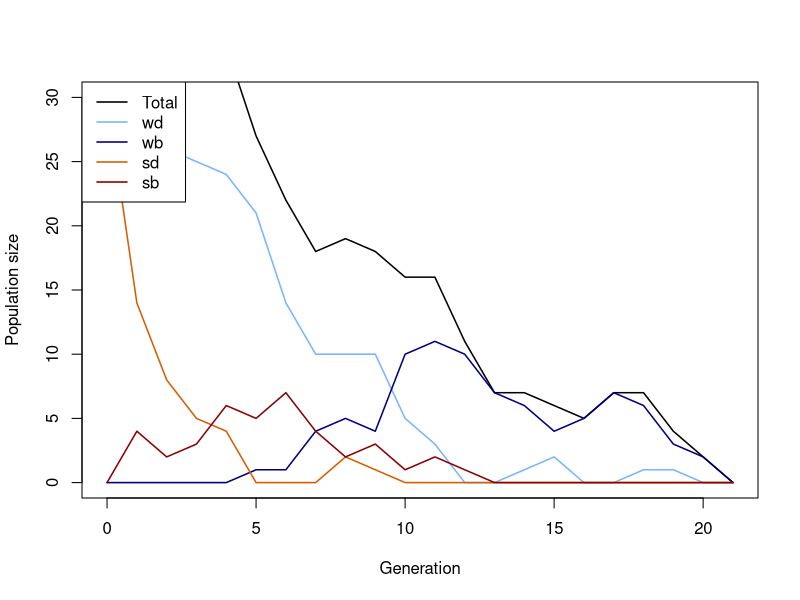
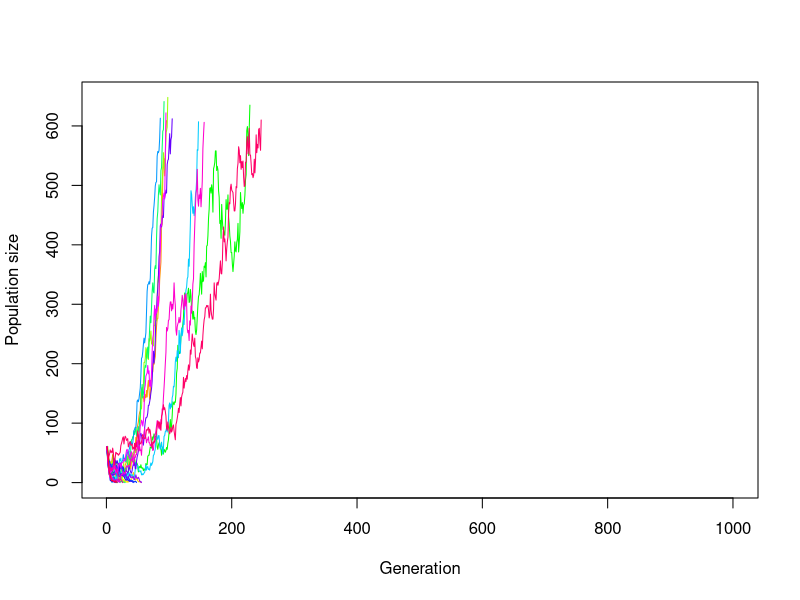
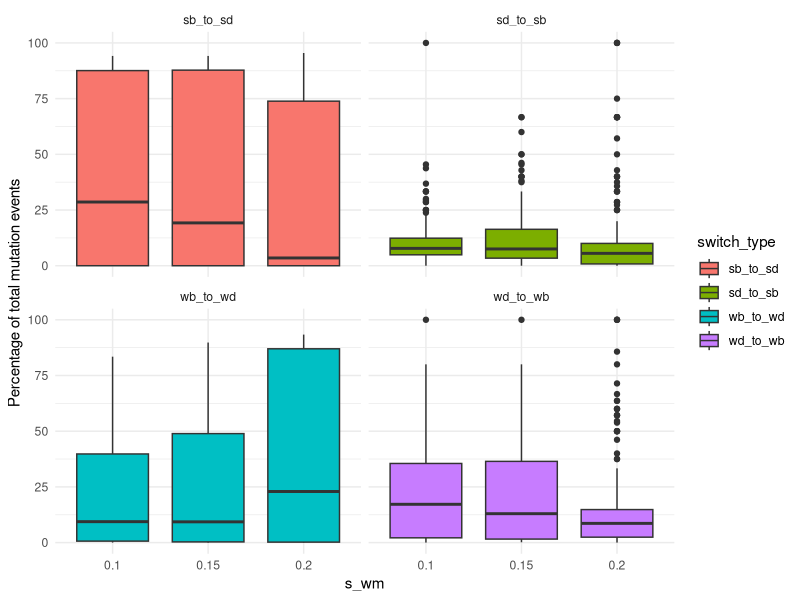
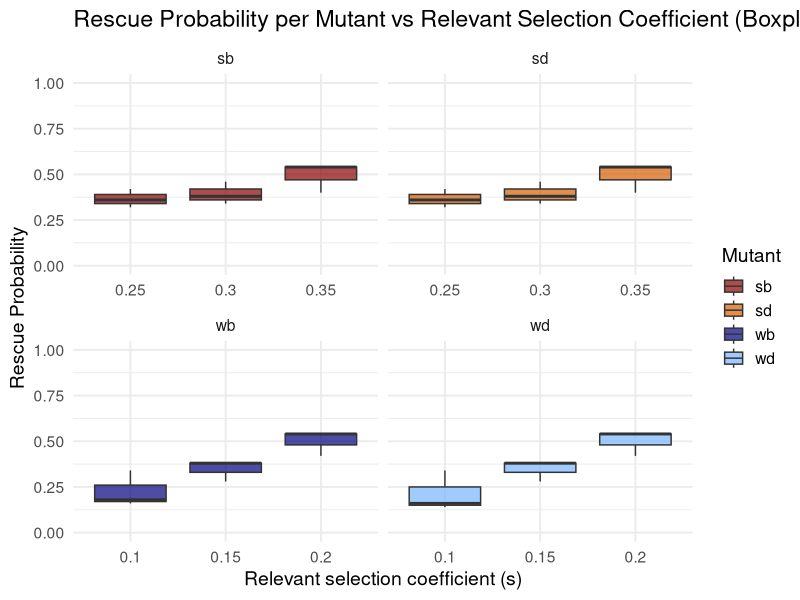
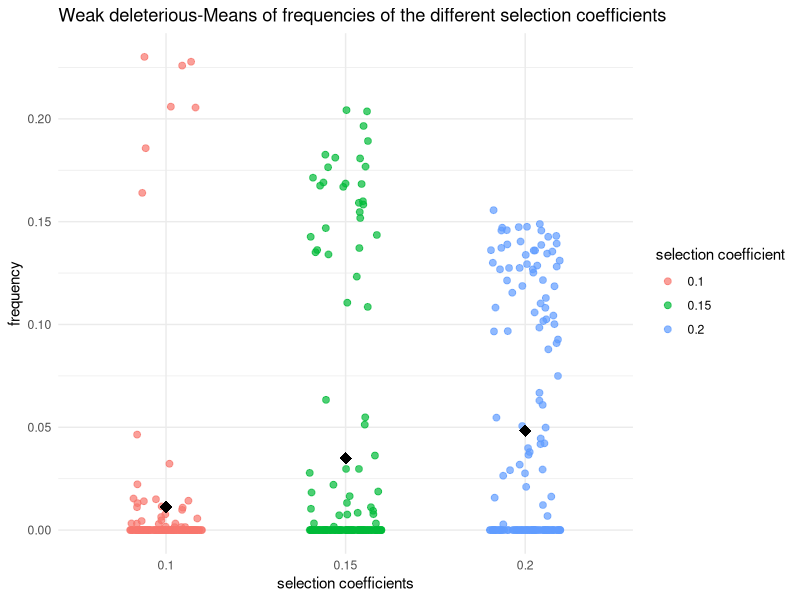
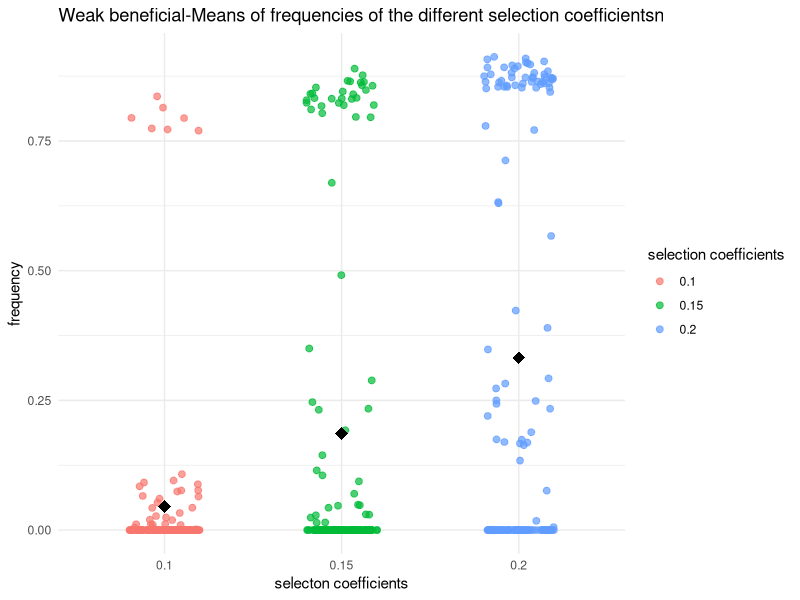
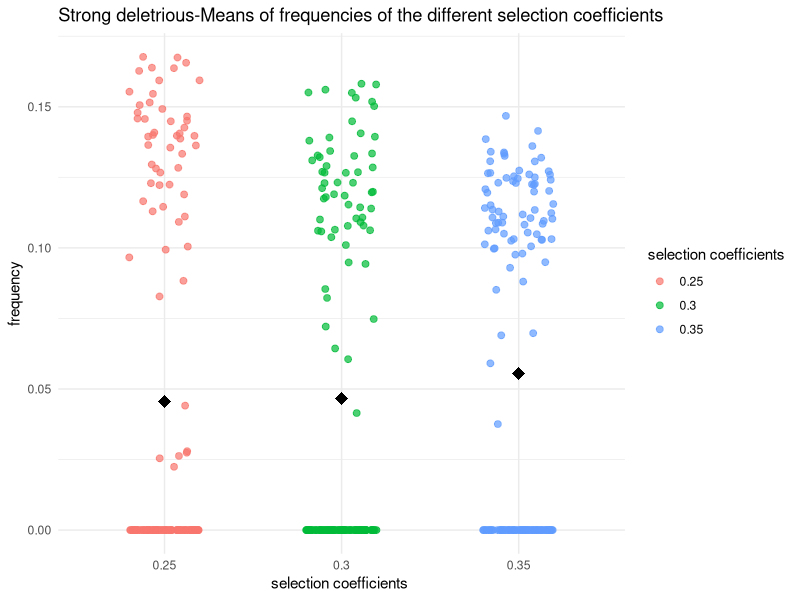
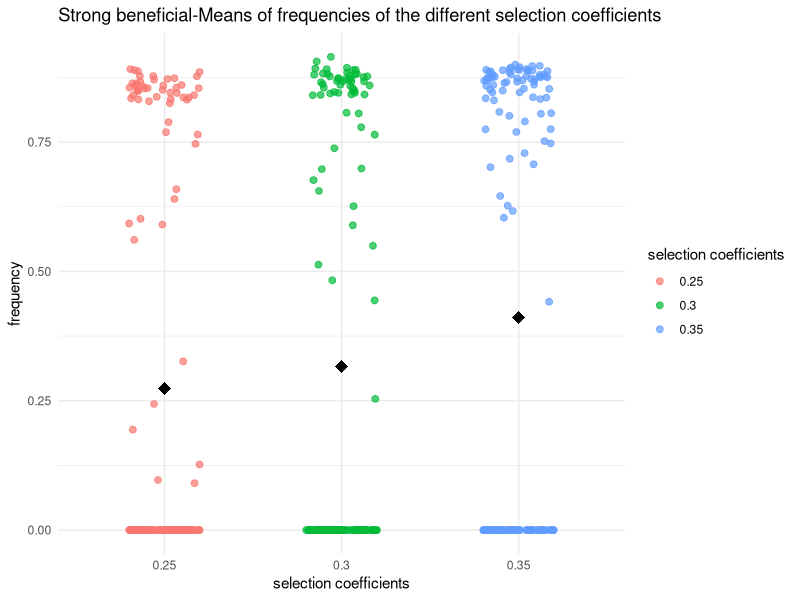

The R source for these figures, in order:
## ---- chunk 1
# Function for simulating one generation in the Population
# adding the population sizes, decay rates, selection coefficients and mutation rates
simulate_one_gen <- function(N_wd, N_wb, N_sd, N_sb, decay_rate_wm, decay_rate_sm, s_wm, s_sm, m_rate_wm, m_rate_sm) {
  
  # draw Offspring according to Poisson Distribution
  # altered so all four different mutations are considered 
  # for deleterious mutations the s is calculated minus (negative effect) and for the beneficial mutation the s is added (positive effect)
  
  offsp_wd <- rpois(1, N_wd * (1-decay_rate_wm-s_wm))
  offsp_wb <- rpois(1, N_wb * (1-decay_rate_wm+s_wm))
  offsp_sd <- rpois(1, N_sd * (1-decay_rate_sm-s_sm))
  offsp_sb <- rpois(1, N_sb * (1-decay_rate_sm+s_sm))
  
  # draw changing Mutants according to Poisson Distribution
  # alterations considering the for different mutations 
  
  mut_wd_to_wb <- rpois(1, offsp_wd * m_rate_wm)
  mut_sd_to_sb <- rpois(1, offsp_sd * m_rate_sm)
  mut_wb_to_wd <- rpois(1, offsp_wb * m_rate_wm)
  mut_sb_to_sd <- rpois(1, offsp_sb * m_rate_sm)
  
  # determine new Population Sizes of all four Mutants (2 versions of weak Mutations   and 2   versions of strong Mutations)
  # to account for back mutations as well (beneficial to deleterious), mutations rates for these cases are added (mut_b_to_d)
  
  N_wd_new <- max(offsp_wd - mut_wd_to_wb+ mut_wb_to_wd,0)
  N_wb_new <- max(offsp_wb - mut_wb_to_wd+ mut_wd_to_wb,0)
  N_sd_new <- max(offsp_sd - mut_sd_to_sb+ mut_sb_to_sd,0)
  N_sb_new <- max(offsp_sb - mut_sb_to_sd+ mut_sd_to_sb,0)
  
  # with the return function, the new values for population sizes are stored
  
   # Return new population sizes and mutation changes
  return(list(
    N_wd_new = N_wd_new,
    N_wb_new = N_wb_new,
    N_sd_new = N_sd_new,
    N_sb_new = N_sb_new,
    mut_wb_to_wd = mut_wb_to_wd,
    mut_wd_to_wb = mut_wd_to_wb,
    mut_sb_to_sd = mut_sb_to_sd,
    mut_sd_to_sb = mut_sd_to_sb
  ))
}
  # with print we visualize the numbers we get for the population sizes and mutation changes, we simulate the population by setting our parameters to certain values 


print(simulate_one_gen(N_wd=30, N_wb=0, N_sd=30, N_sb=0, decay_rate_wm=0.05, decay_rate_sm=0.1, s_wm=0.1, s_sm=0.2, m_rate_wm=0.05, m_rate_sm=0.07))
## ---- chunk 2
# Simulation runs until the 1000th Generation

max_gen=1000

#With this function we simulate over generations, we put initial population sizes of the four mutations, with the parameter max_gen we determine that our simulation maximally runs until the 1000th generation

simulate_pop <- function(init_wd, init_wb,  init_sd, init_sb, decay_rate_wm, decay_rate_sm, s_wm, s_sm, m_rate_wm, m_rate_sm, max_gen) {
  
  # Create the Vector in which to save the Results
  pop_vector <- c(init_wd,init_wb, init_sd, init_sb)
  
  # initiate the variables
  pop_new <- c(init_wd, init_wb, init_sd, init_sb)
  
  # defining counters for mutation changes
  count_wb_to_wd <- 0
  count_wd_to_wb <- 0
  count_sb_to_sd <- 0
  count_sd_to_sb <- 0
  total_mut_events <- 0
  
  # run the Simulation until Generation max_gen
  for (i in 1:(max_gen + 1)) {
    
    # redefine the current Population one Generation later
    results <- simulate_one_gen(pop_new[1],pop_new[2],pop_new[3],pop_new[4], decay_rate_wm, decay_rate_sm, s_wm, s_sm, m_rate_wm, m_rate_sm)
    
    # add the new Population Sizes to the Output Vector
    pop_new <- c(results$N_wd_new, results$N_wb_new, results$N_sd_new, results$N_sb_new)
    pop_vector <- rbind(pop_vector,pop_new)
    
     # count for tracking Mutations
    count_wb_to_wd <- count_wb_to_wd + results$mut_wb_to_wd
    count_wd_to_wb <- count_wd_to_wb + results$mut_wd_to_wb
    count_sb_to_sd <- count_sb_to_sd + results$mut_sb_to_sd
    count_sd_to_sb <- count_sd_to_sb + results$mut_sd_to_sb
    total_mut_events <- total_mut_events + results$mut_wb_to_wd + results$mut_wd_to_wb +
      results$mut_sb_to_sd + results$mut_sd_to_sb
      
    # Condition to stop the Simulation before max_gen: either the Population exceeds 10 Times the Original Population Size, or it goes extinct
    
    if ((sum(pop_new) >= 10 * sum(c(init_wd, init_wb, init_sd, init_sb))) || sum(pop_new) == 0)
      break

}
    # calculating Mutation Frequencies percent
    if (total_mut_events > 0) {
    freq_wb_to_wd <- 100 * count_wb_to_wd / total_mut_events
    freq_wd_to_wb <- 100 * count_wd_to_wb / total_mut_events
    freq_sb_to_sd <- 100 * count_sb_to_sd / total_mut_events
    freq_sd_to_sb <- 100 * count_sd_to_sb / total_mut_events
  } else {
    freq_wb_to_wd <- freq_wd_to_wb <- freq_sb_to_sd <- freq_sd_to_sb <- 0
  }  
  # Define the Row and Column Names of the Output Vector
  rownames(pop_vector) <- (0:max_gen)[1:length(pop_vector[,1])] 
  
  # the colom-names in our vectors are according to our mutations (wd, wb, sd, sb)
  
  colnames(pop_vector) <- c("wd","wb", "sd", "sb")
  
    
  
  # Return mutation results
  return(list(
    population = pop_vector,
    switch_stats = data.frame(
      wb_to_wd = freq_wb_to_wd,
      wd_to_wb = freq_wd_to_wb,
      sb_to_sd = freq_sb_to_sd,
      sd_to_sb = freq_sd_to_sb
    )
  ))
}
  



# Test the Function and plot the Result

max_gen <- 100

# Simulation Data with certain values determined

output <- simulate_pop(init_wd=30, init_wb=0,  init_sd=30, init_sb=0, decay_rate_wm=0.05, decay_rate_sm=0.1, s_wm=0.1, s_sm=0.2, m_rate_wm=0.05, m_rate_sm=0.07,max_gen)

# show the last few Lines of the Data Table

print(tail(output))

# extracting Population-Matrix 
pop_matrix <- output$population

# assign frequencies of mutation changes
switch_stats <- output$switch_stats


# determine x Axis Range 
x_range <- 0:(nrow(pop_matrix)-1)

# plot the Output
# this plots the total Population Size-black line visible in the plot
plot(x_range, pop_matrix[,1] + pop_matrix[,2] + pop_matrix[,3] + pop_matrix[,4],
     type='l', ylim=c(0,max(pop_matrix)), xlab="Generation", ylab="Population size",
     col="black", lwd=1.5)

# adding each mutant
lines(x_range, pop_matrix[,1], col="#77b5fe", lwd=1.5) # wd
lines(x_range, pop_matrix[,2], col="navyblue", lwd=1.5) # wb
lines(x_range, pop_matrix[,3], col="#D55E00", lwd=1.5) # sd
lines(x_range, pop_matrix[,4], col="darkred", lwd=1.5) # sb

# Legend
legend("topleft",
       legend=c("Total","wd","wb","sd","sb"),
       col=c("black","#77b5fe","navyblue","#D55E00","darkred"),
       lty=1, lwd=1.5)

# output of mutation changes in per cent
print(switch_stats)

## ---- chunk 3
# code for plotting the result of different populations in one plot
init_wd <- 30
init_wb <- 0
init_sd <- 30
init_sb <- 0
m_rate_wm <- 0.05 
m_rate_sm <- 0.07
decay_rate_wm <- 0.05
decay_rate_sm <- 0.1
s_wm <- 0.1
s_sm <- 0.2
max_gen <- 1000
replicates <- 30


# defining Data Frame to save one Row (Population Size for multiple Generations until max_gen) after one Loop
temp_output <- data.frame(array(NA, dim = c(0,max_gen)))
# defining Data Frame to save all Results from Loop
final_output <- data.frame(array(NA, dim = c(replicates,max_gen)))
# defining a Set of colors in order to color each Line differently
lines_colors <- rainbow(replicates)

# simulating a population multiple times
for (i in 1:replicates) {
  temp_output <- simulate_pop(
    init_wd, init_wb, init_sd, init_sb,
    decay_rate_wm, decay_rate_sm,
    s_wm, s_sm,
    m_rate_wm, m_rate_sm,
    max_gen = max_gen)
  # extract Pop Matrix
  pop_matrix <- temp_output$population
  
  # calculate Row Sums
  temp_output <- rowSums(pop_matrix[, c("wd", "wb", "sd", "sb")])
  # adding to Result Table
  final_output[i, 1:length(temp_output)]<-temp_output
}

# defining end_gen which is as long as the last Generation where the pop size is an actual Number and not NA yet
end_gen<-tail(which(!is.na(final_output[1,])), 1)
# Plot first Line / first Population
plot(x=1:max_gen,y=final_output[1,1:max_gen],type='l',ylim=c(0,max(final_output, na.rm = TRUE)),xlab =  "Generation",ylab = "Population size", col = lines_colors[1])
# Loop for plotting each Row of Data Table / Population as a Line in the Plot
for (i in 1:replicates) {
  
  end_gen<-tail(which(!is.na(final_output[i,])), 1)
  # each line gets assigned to a Color of lines_colors
  lines(x=1:max_gen,y=final_output[i,1:max_gen], col=lines_colors[i])
  
  
}
## ---- chunk 4
# set some Parameters to fixed Values

init_wd <- 30
init_wb <- 0
init_sd <- 30
init_sb <- 0
m_rate_wm <- 0.05
m_rate_sm <- 0.07
decay_rate_wm <- 0.05
decay_rate_sm <- 0.1
s_wm <- 0.1
s_sm <- 0.2
max_gen <- 1000
# determine how often to run the Simulation for each set of Parameters
no_replicates <- 50


# set Parameters to vary
s_values_wm <- c(0.10,0.15,0.2)
s_values_sm <- c(0.25,0.30,0.35)
#Commented to vary always only one variable
#m_values_wm <- c(0.001,0.01,0.05)
#m_values_sm <- c(0.05,0.1,0.15)


# initialize Data Table - where to collect the Results
data_table <- c()
data_table_wd<- c()
data_table_wb<- c()
data_table_sd<- c()
data_table_sb<- c()
# empty list to save rescue results
rescue_results <- data.frame(
  s_wm = numeric(),
  s_sm = numeric(),
  replicate = integer(),
  rescued = integer()
)

# preparing list to save mutation changes (in per cent) for all replicates - only if they exist
switch_stats_all <- data.frame(
  s_wm = numeric(),
  s_sm = numeric(),
  replicate = integer(),
  wb_to_wd = numeric(),
  wd_to_wb = numeric(),
  sb_to_sd = numeric(),
  sd_to_sb = numeric()
)

library(dplyr)
library(ggplot2)
library(tidyr)

# define total runs and rescue count
total_runs<-0
rescue_count<-0
# run the Simulation across all chosen parameters
# loop over mutation rates
#for(mval_wm in m_values_wm){
 # for(mval_sm in m_values_sm){
    # loop over Selection strength
    for(sval_wm in s_values_wm){
      for(sval_sm in s_values_sm){
        # different Way of running many Simulations: make Replicates using "repeat" Function         with a counter i
        # reset Counter
        i<-1
        
        repeat {
          # increase Counter by one
          i<-i+1
          # defining total runs
          total_runs <- total_runs + 1
          # run the Simulation once
          one_run <- simulate_pop(init_wd, init_wb, init_sd, init_sb,
                                  decay_rate_wm, decay_rate_sm,
                                  sval_wm, sval_sm, m_rate_wm,m_rate_sm, max_gen)
          
          # determine total Population Sizes
         pop_matrix <- one_run$population


         total_size <- rowSums(pop_matrix)
          
  # defining popuation matrix
  pop_matrix <- one_run$population
  # calculating total size (1 row is equal to total pop size, meaning adding up all columns)
  total_size <- rowSums(pop_matrix)
# saving mutation changes  
 if (!is.null(one_run$switch_stats) && nrow(one_run$switch_stats) > 0) {
  switch_stats <- one_run$switch_stats
  switch_stats_all <- rbind(
    switch_stats_all,
    data.frame(
      s_wm = sval_wm,
      s_sm = sval_sm,
      replicate = i-1,
      wb_to_wd = switch_stats$wb_to_wd,
      wd_to_wb = switch_stats$wd_to_wb,
      sb_to_sd = switch_stats$sb_to_sd,
      sd_to_sb = switch_stats$sd_to_sb
    )
  )
}
          
          
          # determine final Population Size for each Mutant
          N_end_wd <- pop_matrix[nrow(pop_matrix), "wd"]
          N_end_wb <- pop_matrix[nrow(pop_matrix), "wb"]
          N_end_sd <- pop_matrix[nrow(pop_matrix), "sd"]
          N_end_sb <- pop_matrix[nrow(pop_matrix), "sb"]
        
          total_end <- N_end_wd + N_end_wb + N_end_sd + N_end_sb
          # introduce rescue count
         rescued_wd <- ifelse(N_end_wd > 0, 1, 0)
         rescued_wb <- ifelse(N_end_wb > 0, 1, 0)
         rescued_sd <- ifelse(N_end_sd > 0, 1, 0)
         rescued_sb <- ifelse(N_end_sb > 0, 1, 0)

         
          # save rescue outcome (rescue or extinction)
          rescue_results <- rbind(rescue_results,
            data.frame(
              s_wm = sval_wm,
              s_sm = sval_sm,
              replicate = i - 1,
              rescued_wd = rescued_wd,
              rescued_wb = rescued_wb,
              rescued_sd = rescued_sd,
              rescued_sb = rescued_sb
  )
)

          # determine Frequencies of each mutant in the final Population
          freq_wd <- ifelse(total_end > 0, N_end_wd / total_end, 0)
          freq_wb <- ifelse(total_end > 0, N_end_wb / total_end, 0)
          freq_sd <- ifelse(total_end > 0, N_end_sd / total_end, 0)
          freq_sb <- ifelse(total_end > 0, N_end_sb / total_end, 0)
          
          
          
          data_table_wd<- rbind(data_table_wd, c(sval_wm,freq_wd))
          data_table_wb<- rbind(data_table_wb, c(sval_wm, freq_wb))
          data_table_sd<- rbind(data_table_sd,c(sval_sm, freq_sd))
          data_table_sb<-rbind(data_table_sb, c (sval_sm,freq_sb))
          # enter the Data into the Table
          data_table <- rbind(data_table,c(m_rate_wm = 0.001,m_rate_sm = 0.005,sval_wm,sval_sm,N_end_wd,N_end_wb, N_end_sd, N_end_sb,freq_wd, freq_wb, freq_sd,freq_sb)) # note that we add the varying Parameters (Mutation Rate and Selection Strength for each Version of weak and strong Mutation) to the Table too
          # stop the repeated Computation after no_replicates times
          
          
          if(i>no_replicates) break
          
        }
      }
    }
  #}
#}

# Population over generations
print(one_run$population)
# Mutation changes in percent
print(switch_stats_all)



# Make sure data is a proper data frame
data_table_wd <- as.data.frame(data_table_wd)

# If the column names are missing or wrong, set them
colnames(data_table_wd) <- c("V1", "V2")

# Add an Index Column for plotting along x-axis
data_table_wd$Index <- 1:nrow(data_table_wd)

# plotting Mutation Changes with different s values
switch_long <- switch_stats_all %>%
  pivot_longer(cols = c(wb_to_wd, wd_to_wb, sb_to_sd, sd_to_sb),
               names_to = "switch_type",
               values_to = "percent")

ggplot(switch_long, aes(x = factor(s_wm), y = percent, fill = switch_type)) +
  geom_boxplot() +
  facet_wrap(~ switch_type) +
  labs(x = "s_wm", y = "Percentage of total mutation events") +
  theme_minimal()

# calculate Rescue Probability per Parameter Combination

rescue_summary <- rescue_results %>%
  group_by(s_wm, s_sm) %>%
  summarise(
    rescue_prob_wd = mean(rescued_wd),
    rescue_prob_wb = mean(rescued_wb),
    rescue_prob_sd = mean(rescued_sd),
    rescue_prob_sb = mean(rescued_sb),
    .groups = "drop"
  )

print(rescue_summary)


# Prepare rescue data
rescue_long <- rescue_summary %>%
  pivot_longer(
    cols = starts_with("rescue_prob_"),
    names_to = "mutant",
    values_to = "rescue_prob"
  ) %>%
  mutate(
    mutant = gsub("rescue_prob_", "", mutant),
    s_value = case_when(
      mutant %in% c("wd", "wb") ~ s_wm,
      mutant %in% c("sd", "sb") ~ s_sm
    )
  )

# Plotting Rescue Probability with different s values
library(ggplot2)

ggplot(rescue_long, aes(x = factor(s_value), y = rescue_prob, fill = mutant)) +
  geom_boxplot(alpha = 0.7) +
  scale_y_continuous(limits = c(0, 1)) +
  scale_fill_manual(values = c(
    "wd" = "#77b5fe", 
    "wb" = "navyblue", 
    "sd" = "#D55E00", 
    "sb" = "darkred"
  )) +
  facet_wrap(~ mutant, scales = "free_x") +
  labs(
    title = "Rescue Probability per Mutant vs Relevant Selection Coefficient (Boxplot)",
    x = "Relevant selection coefficient (s)",
    y = "Rescue Probability",
    fill = "Mutant"
  ) +
  theme_minimal(base_size = 14)


# plotting wd with different s values
  # making sure that its a data frame
data_table_wd <- as.data.frame(data_table_wd)
colnames(data_table_wd) <- c("V1", "V2")


  # Scatterplot of wd with jitter and mean 
library(ggplot2)
ggplot(data_table_wd, aes(x = factor(V1), y = V2, color = factor(V1))) +
  geom_jitter(width = 0.2, height = 0, size = 2, alpha = 0.7) +
  stat_summary(fun = mean, geom = "point", shape = 18, size = 4, color = "black") +
  labs(
    x = "selection coefficients",
    y = "frequency",
    color = "selection coefficient",
    title = "Weak deleterious-Means of frequencies of the different selection coefficients"
  ) +
  theme_minimal()

# plotting wb with different s values
  # making sure that its a data frame
data_table_wb <- as.data.frame(data_table_wb)
colnames(data_table_sb) <- c("V1", "V2")

# Scatterplot of wb with jitter and mean
ggplot(data_table_wb, aes(x = factor(V1), y = V2, color = factor(V1))) +
  geom_jitter(width = 0.2, height = 0, size = 2, alpha = 0.7) +
  stat_summary(fun = mean, geom = "point", shape = 18, size = 4, color = "black") +
  labs(
    x = "selecton coefficients",
    y = "frequency",
    color = "selection coefficients",
    title = "Weak beneficial-Means of frequencies of the different selection coefficientsn"
  ) +
  theme_minimal()

# plotting sd with different s values
  # making sure that its a data frame
data_table_sd <- as.data.frame(data_table_sd)

colnames(data_table_sd) <- c("V1", "V2")

  # Scatterplot of sd with jitter and mean
ggplot(data_table_sd, aes(x = factor(V1), y = V2, color = factor(V1))) +
  geom_jitter(width = 0.2, height = 0, size = 2, alpha = 0.7) +
  stat_summary(fun = mean, geom = "point", shape = 18, size = 4, color = "black") +
  labs(
    x = "selection coefficients ",
    y = "frequency",
    color = "selection coefficients",
    title = "Strong deletrious-Means of frequencies of the different selection coefficients"
  ) +
  theme_minimal()

# plotting sb with different s values
  # making sure that its a data frame
data_table_sb <- as.data.frame(data_table_sb)
colnames(data_table_sb) <- c("V1", "V2")

  # Scatterplot of sb with jitter and mean 
ggplot(data_table_sb, aes(x = factor(V1), y = V2, color = factor(V1))) +
  geom_jitter(width = 0.2, height = 0, size = 2, alpha = 0.7) +
  stat_summary(fun = mean, geom = "point", shape = 18, size = 4, color = "black") +
  labs(
    x = "selection coefficients",
    y = "frequency",
    color = "selection coefficients",
    title = "Strong beneficial-Means of frequencies of the different selection coefficients"
  ) +
  theme_minimal()


# mean Frequencies of each mutant
mean_freq_wd <- mean(freq_wd)*100
mean_freq_wb <- mean(freq_wb)*100
mean_freq_sd <- mean(freq_sd)*100
mean_freq_sb <- mean(freq_sb)*100

print(paste("Mean frequency of wd =", mean_freq_wd) )
print(paste("Mean frequency of wb =", mean_freq_wb) )
print(paste("Mean frequency of sd =", mean_freq_sd) )
print(paste("Mean frequency of sb =", mean_freq_sb) )

# define Column Names of Data Table
colnames(data_table) <- c("m_rate_wm","m_rate_sm","s_wm","s_sm","N_end_wd", "N_end_wb", "N_end_sd", "N_end_sb","freq_wd", "freq_wb", "freq_sd","freq_sb")
# show the first and last Lines of the Output
print(head(data_table))
print(tail(data_table))
## ---- chunk 5

#initial population-sizes of the deleterious mutations set to 30 
init_wd <- 30
init_wb <- 0
init_sd <- 30
init_sb <- 0
#decay-rates set to fixed values
decay_rate_wm <- 0.05
decay_rate_sm <- 0.1
s_wm <- 0.1
s_sm <- 0.2

max_gen <- 1000
no_replicates <- 50

#selection coefficients s and mutation rates m, varied (3 different values for both the weak and the strong strain)
s_values_wm <- c(0.10, 0.15, 0.20)
s_values_sm <- c(0.25, 0.30, 0.35)
m_values_wm <- c(4e-5, 5e-4, 6e-3)
m_values_sm <- c(7e-5, 8e-4, 9e-3)



#----strong mutation----

#in this part we set up a data frame to store the rescue results for the strong mutation, which then includes the selection coefficients and mutation rates of the strong mutation, stored as numeric values and the number of rescues for the strong beneficial and strong deleterious mutations 

rescue_results_strong <- data.frame(
  s_sm = numeric(),
  m_sm = numeric(),
  replicate = integer(),
  rescued_strong = integer()
)

#in a next step the m_values and s_values are varied (for both 3 different values as explained above), which is done for 50 replicates
for (mval in m_values_sm) {
  for (sval in s_values_sm) {
    for (rep in 1:no_replicates) {
      
      one_run <- simulate_pop(
        init_wd, init_wb, init_sd, init_sb,
        decay_rate_wm, decay_rate_sm,
        s_wm, sval, m_rate_wm, mval, max_gen
      )
      
      pop <- one_run$population
      N_sd = tail(pop[, "sd"], 1)
      N_sb = tail(pop[, "sb"], 1)
      
    #the strong strain is considered "alive" in our model, if the combined population-size of the strong beneficial and strong deleterious mutation is still bigger than 0
      
      strong_alive = as.integer((N_sd + N_sb) > 0)
      
  # in rescue_results_strong the paramters, selection coefficients and mutation rates are listed together with whether the population was rescued (1) or went extinct (0), this overview provides the results for each of the 50 replicates separate
      
      rescue_results_strong <- rbind(
        rescue_results_strong,
        data.frame(
          s_sm = sval,
          m_sm = mval,
          replicate = rep,
          rescued_strong = strong_alive
        )
      )
    }
  }
}

# in rescue_summary_strong the rescue-results are summarized, so that the probability is calculated for every combination of the mutation rates with the selection coefficients (equals to 3x3)

rescue_summary_strong <- rescue_results_strong %>%
  group_by(s_sm, m_sm) %>%
  summarise(rescue_prob_strong = mean(rescued_strong), .groups = "drop")

#----weak mutation----

#in this part we set up a data frame to store the rescue results for the weak mutation, which then includes the selection coefficients and mutation rates of the weak mutation, stored as numeric values and the number of rescues for the weak beneficial and weak deleterious mutations 

rescue_results_weak <- data.frame(
  s_wm = numeric(),
  m_wm = numeric(),
  replicate = integer(),
  rescued_weak = integer()
)

#in a next step the m_values and s_values are varied (for both 3 different values as explained above), which is done for 50 replicates

for (mval in m_values_wm) {
  for (sval in s_values_wm) {
    for (rep in 1:no_replicates) {
      
      one_run <- simulate_pop(
        init_wd, init_wb, init_sd, init_sb,
        decay_rate_wm, decay_rate_sm,
        sval, s_sm, mval, m_rate_sm, max_gen
      )
      
      pop <- one_run$population
      N_wd = tail(pop[, "wd"], 1)
      N_wb = tail(pop[, "wb"], 1)
      
      
   #the weak strain is considered "alive" in our model, if the combined population-size of the weak beneficial and weak deleterious mutation is still bigger than 0
      
      weak_alive = as.integer((N_wd + N_wb) > 0)
      
    # in rescue_results_weak the parameters, selection coefficients and mutation rates are listed together with whether the population was rescued (1) or went extinct (0), this overview provides the results for each of the 50 replicates separately
      
      rescue_results_weak <- rbind(
        rescue_results_weak,
        data.frame(
          s_wm = sval,
          m_wm = mval,
          replicate = rep,
          rescued_weak = weak_alive
        )
      )
    }
  }
}

# in rescue_summary_weak the rescue-results are summarized, so that the probability is calculated for every combination of the mutation rates with the selection coefficients (equals to 3x3)

rescue_summary_weak <- rescue_results_weak %>%
  group_by(s_wm, m_wm) %>%
  summarise(rescue_prob_weak = mean(rescued_weak), .groups = "drop")

# with the function ggplot, we this section produces the heatmaps for both the weak and strong bacterial strain separately, blue colour indicating 0 rescue probability, red indicating the highest rescue probability (in our case up to approximately 0.20)

ggplot(rescue_summary_strong,
       aes(x = factor(s_sm), y = factor(m_sm), fill = rescue_prob_strong)) +
  geom_tile(color = "white") +  
  scale_fill_gradient(low = "blue", high = "red", limits = c(0, 0.2), oob = scales::squish) +
  labs(title = "Rescue Probability — Strong Strain",
       x = "Strong selection coefficient",
       y = "Strong mutation rate",
       fill = "Rescue Prob.") +
  theme_minimal()


ggplot(rescue_summary_weak,
       aes(x = factor(s_wm), y = factor(m_wm), fill = rescue_prob_weak)) +
  geom_tile(color = "white") +
  scale_fill_gradient(low = "blue", high = "red", limits = c(0, 0.2), oob = scales::squish) +
  labs(title = "Rescue Probability — Weak Strain",
       x = "Weak selection coefficient",
       y = "Weak mutation rate",
       fill = "Rescue Prob.") +
  theme_minimal()

# in this part, we want to compare how many times the strong strain "wins", how many times the weak strain "wins" and how often we get total extinction

#we create an empty data frame to store the results

competition_results <- data.frame(outcome = character())

#for each replicate it is determined 
for (rep in 1:no_replicates) {
  
  one_run <- simulate_pop(
    init_wd, init_wb, init_sd, init_sb,
    decay_rate_wm, decay_rate_sm,
    s_wm, s_sm, m_rate_wm, m_rate_sm, max_gen
  )
  
  pop <- one_run$population

#for both strains, with tail, the last value is taken and if the value is bigger than 0 the strain is considered alive, indicated with weak_alive and strong_alive 
  
  weak_alive   <- (tail(pop[, "wd"], 1) + tail(pop[, "wb"], 1)) > 0
  strong_alive <- (tail(pop[, "sd"], 1) + tail(pop[, "sb"], 1)) > 0

# with outcome, we asign the different cases to discriptions, if only weak is alive-->"weak wins", if only strong is alive--> "strong wins", if both are >0-->"both survive", if both go to extinction-->"total extinction"
  
 outcome <-
  if (weak_alive & !strong_alive) {
    "Weak wins"
  } else if (strong_alive & !weak_alive) {
    "Strong wins"
  } else if (strong_alive & weak_alive) {
    "Both survive"
  } else {
    "Total extinction"
  }

  
  competition_results <- rbind(
    competition_results,
    data.frame(outcome = outcome)
  )
}
competition_results$outcome <- factor(
  competition_results$outcome,
  levels = c("Weak wins", "Strong wins", "Total extinction", "Both survive")
)

# with ggplot, we create a barplot, which gives us the counts of the four different outcomes

ggplot(competition_results, aes(x = outcome)) +
  geom_bar(fill = "darkred") +
  labs(title = "Competition Outcomes",
       y = "Count", x = "")




